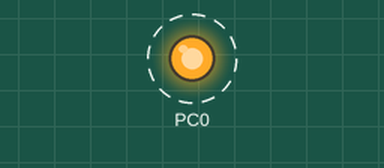
Recording of a program running on a simulated ATmega128, built with avr-gcc and emulated at 16 MHz. On the bench: output pins drawn as LEDs (lit = HIGH). Dashed ring = blinking.

Above: at 0.5 s.
Timing chart, 0 to 4.6 s (numbered marks = the images above):
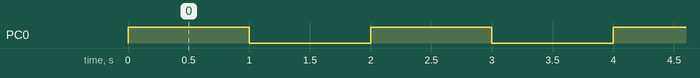

The program:

main.c
```c
/*
 * Beginning.c
 *
 * Created: 2020-06-23 오후 2:17:31
 * Author : 301-PC-21
 */

#include <avr/io.h>
// 레지스터 관리용 헤더파일
#include <avr/delay.h>

int main(void)
{
    /* Replace with your application code */
	DDRC |= 0x01;
    while (1)
    {
		PORTC |= 0x01;
		_delay_ms(1000);
		PORTC &= ~(0x01);
		_delay_ms(1000);
    }
}
```

Measured:
- by itself, PC0: alternates HIGH for 1.0 s and LOW for 1.0 s
